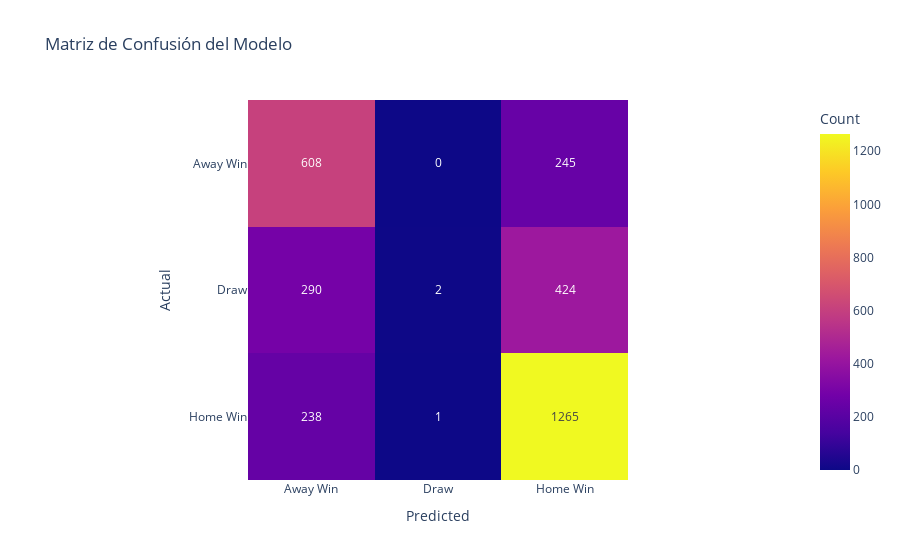
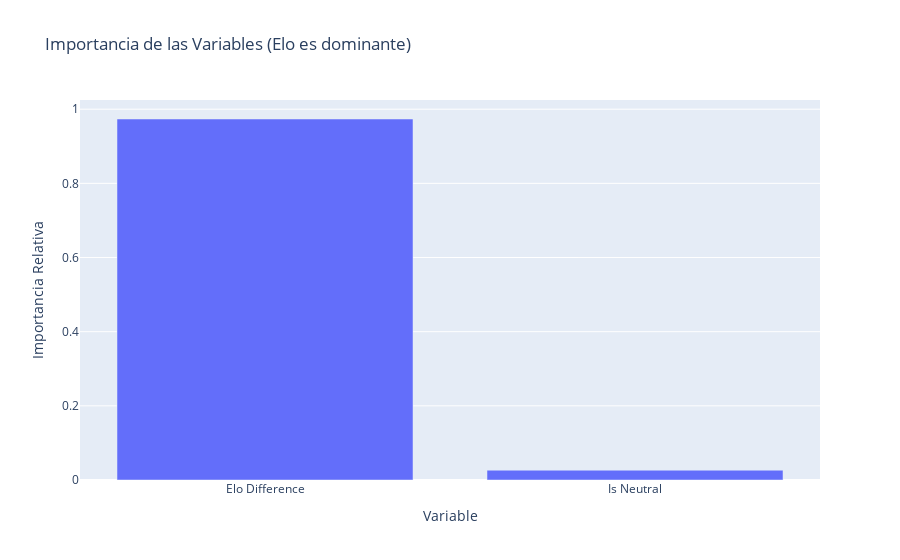

Notebook code for these charts, in order:
### Markdown cell above
### Visualizacion de Desempeno del Modelo

### Code cell
# 1. Generación de predicciones
# El modelo utiliza el conjunto X_test (datos que nunca vio en el entrenamiento) 
# para predecir si el resultado será 0 (Pierde local), 1 (Empate) o 2 (Gana local).
y_pred = model.predict(X_test) 

# 2. Cálculo de la Matriz de Confusión
# Compara las etiquetas reales (y_test) contra las predicciones (y_pred).
# El resultado es una matriz de 3x3 donde las filas representan la realidad y las columnas la predicción.
cm = confusion_matrix(y_test, y_pred) 

# 3. Visualización de la Matriz de Confusión con Plotly
# px.imshow crea un mapa de calor interactivo para identificar dónde se equivoca más el modelo
fig = px.imshow(
    cm,
    text_auto=True,                                                      # Muestra los números (frecuencias) dentro de cada cuadro
    labels=dict(x="Predicted", y="Actual", color="Count"),               # Define los nombres de los ejes y la leyenda
    x=['Away Win', 'Draw', 'Home Win'],                                  # Etiquetas eje X: lo que el modelo "creyó" que pasaría
    y=['Away Win', 'Draw', 'Home Win'],                                  # Etiquetas eje Y: lo que "realmente" pasó en el partido
    title="Matriz de Confusión del Modelo"                               # Título para el análisis de aciertos y errores
)
fig.show()

# 4. Análisis de Importancia de Variables (Feature Importance)
# En un Random Forest, esto mide cuánto contribuyó cada variable a reducir la incertidumbre 
# en los nodos de los árboles. El valor sumado de todas las importancias es 1.0 (100%).
importances = model.feature_importances_ 

# 5. Visualización de Importancia con Plotly
# Crea un gráfico de barras para comparar visualmente el peso de la diferencia de Elo vs la Neutralidad.
fig_feat = px.bar(
    x=['Elo Difference', 'Is Neutral'],                                  # Eje X con los nombres de nuestras dos variables de entrada
    y=importances,                                                       # Eje Y con el valor numérico de importancia (0.0 a 1.0)
    title="Importancia de las Variables (Elo es dominante)",            # Título que resalta el hallazgo estadístico
    labels={'x': 'Variable', 'y': 'Importancia Relativa'}
)
fig_feat.show()

### Figure 1 — Plotly figure (JSON) as saved in the notebook; plotly's stock layout.template omitted (floating-point values rounded to 4 significant figures)
{"data": [{"coloraxis": "coloraxis", "hovertemplate": "Predicted: %{x}<br>Actual: %{y}<br>Count: %{z}<extra></extra>", "name": "0", "texttemplate": "%{z}", "type": "heatmap", "x": ["Away Win", "Draw", "Home Win"], "xaxis": "x", "y": ["Away Win", "Draw", "Home Win"], "yaxis": "y", "z": [[608, 0, 245], [290, 2, 424], [238, 1, 1265]]}], "layout": {"coloraxis": {"colorbar": {"title": {"text": "Count"}}, "colorscale": [[0, "#0d0887"], [0.1111, "#46039f"], [0.2222, "#7201a8"], [0.3333, "#9c179e"], [0.4444, "#bd3786"], [0.5556, "#d8576b"], [0.6667, "#ed7953"], [0.7778, "#fb9f3a"], [0.8889, "#fdca26"], [1, "#f0f921"]]}, "title": {"text": "Matriz de Confusión del Modelo"}, "xaxis": {"anchor": "y", "constrain": "domain", "domain": [0, 1], "scaleanchor": "y", "title": {"text": "Predicted"}}, "yaxis": {"anchor": "x", "autorange": "reversed", "constrain": "domain", "domain": [0, 1], "title": {"text": "Actual"}}}}

### Figure 2 — Plotly figure (JSON) as saved in the notebook; plotly's stock layout.template omitted (floating-point values rounded to 4 significant figures)
{"data": [{"hovertemplate": "Variable=%{x}<br>Importancia Relativa=%{y}<extra></extra>", "legendgroup": "", "marker": {"color": "#636efa", "pattern": {"shape": ""}}, "name": "", "orientation": "v", "showlegend": false, "textposition": "auto", "type": "bar", "x": ["Elo Difference", "Is Neutral"], "xaxis": "x", "y": [0.9735, 0.02645], "yaxis": "y"}], "layout": {"barmode": "relative", "legend": {"tracegroupgap": 0}, "title": {"text": "Importancia de las Variables (Elo es dominante)"}, "xaxis": {"anchor": "y", "domain": [0, 1], "title": {"text": "Variable"}}, "yaxis": {"anchor": "x", "domain": [0, 1], "title": {"text": "Importancia Relativa"}}}}
